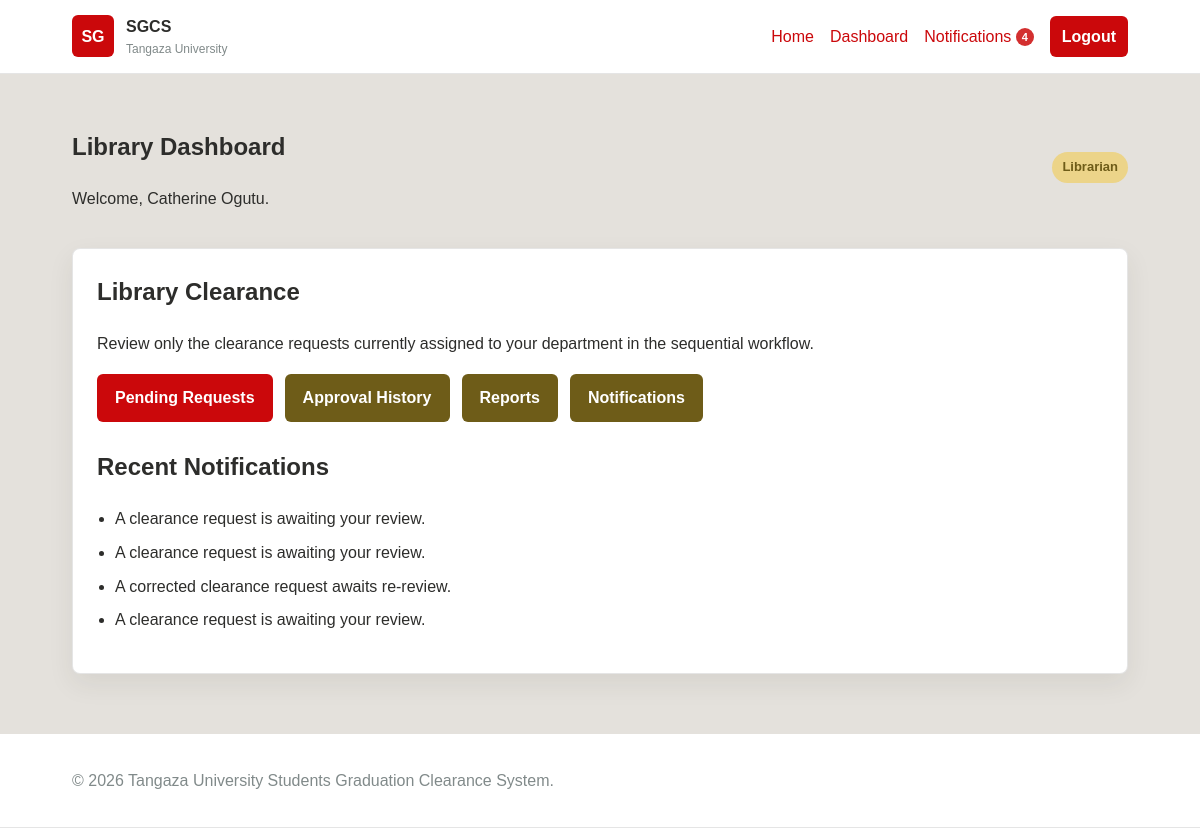
/SGCS/dashboard.php (signed in), run on the app's committed database.
### tables this page shows
CREATE TABLE `departments` (
  `dept_id` int(11) NOT NULL,
  `dept_name` varchar(100) NOT NULL,
  `sequence_no` int(11) NOT NULL,
  `officer_user_id` int(11) DEFAULT NULL
);

CREATE TABLE `notifications` (
  `notif_id` int(11) NOT NULL,
  `recipient_user_id` int(11) NOT NULL,
  `notif_type` varchar(50) NOT NULL,
  `message` text NOT NULL,
  `sent_at` datetime NOT NULL DEFAULT current_timestamp(),
  `is_read` tinyint(1) NOT NULL DEFAULT 0
);

### SGCS/includes/auth.php (called while the page is built, shortened)
<?php
function is_logged_in()
{
    return !empty($_SESSION['user_id']);
}
function current_user()
{
    return [
        'user_id' =>
            $_SESSION['user_id'] ?? null,
        'username' =>
            $_SESSION['username'] ?? '',
        'full_name' =>
            $_SESSION['full_name'] ?? '',
        'role' =>
            $_SESSION['role'] ?? '',
        'linked_id' =>
            $_SESSION['linked_id'] ?? null,
        'school_id' =>
            $_SESSION['school_id'] ?? null,
        'institute_id' =>
            $_SESSION['institute_id'] ?? null,
        'department_id' =>
            $_SESSION['department_id'] ?? null
    ];
}
function role_label($role)
{
    $labels = [
        'student' =>
            'Student',
        'officer' =>
            'Departmental Officer',
        'director' =>
            'Institute Director',
        'librarian' =>
            'Librarian',
        'finance_officer' =>
            'Finance Officer',
        'dean' =>
            'Dean of School',
        'university_store' =>
            'University Store',
        'registrar' =>
            'Academic Registrar',
        'admin' =>
            'System Administrator'
    ];
    return
        $labels[$role]
        ?? ucfirst(
            (string)$role
        );
}
?>

### SGCS/includes/clearance_functions.php (called while the page is built, shortened)
<?php
function get_assigned_department($pdo, $user)
{
    $role = strtolower(
        (string)($user['role'] ?? '')
    );
    $stmt = $pdo->prepare(
        'SELECT d.*
         FROM departments d
         INNER JOIN users u ON u.department_id = d.dept_id
         WHERE u.user_id = ?
         LIMIT 1'
    );
    $stmt->execute([
        (int)$user['user_id']
    ]);
    $department = $stmt->fetch(PDO::FETCH_ASSOC);
    if ($department) {
        return $department;
    }
    $stmt = $pdo->prepare(
        'SELECT *
         FROM departments
         WHERE officer_user_id = ?
         LIMIT 1'
    );
    $stmt->execute([
        (int)$user['user_id']
    ]);
    return $stmt->fetch(PDO::FETCH_ASSOC);
}
function get_notifications(
    $pdo,
    $userId,
    $limit = 5
) {
    $userId = (int)$userId;
    $limit = (int)$limit;
    try {
        $stmt = $pdo->prepare(
            'SELECT *
             FROM notifications
             WHERE recipient_user_id = ?
             ORDER BY sent_at DESC
             LIMIT ' . $limit
        );
        $stmt->execute([$userId]);
        return $stmt->fetchAll(
            PDO::FETCH_ASSOC
        );
    } catch (PDOException $e) {
        error_log(
            'Notification retrieval error: '
            . $e->getMessage()
        );
        return [];
    }
}
?>

### SGCS/dashboards/officer.php (the view, shortened to what this page needs)
<?php
require_once __DIR__ . '/../includes/auth.php';
require_once __DIR__ . '/../includes/clearance_functions.php';
$department = get_assigned_department($pdo, current_user());
$notifications = get_notifications($pdo, $_SESSION['user_id'], 4);
$dashboard_name = $department['dept_name'] ?? 'Department';
$dashboardRole = strtolower(trim((string)($_SESSION['role'] ?? '')));
require_once __DIR__ . '/../includes/header.php';
?>
<section class="dashboard">
    <div class="dashboard-top">
        <div>
            <h1><?php echo $dashboardRole === 'university_store' ? 'Lydia Chepkemoi Langat' : htmlspecialchars($dashboard_name) . ' Dashboard'; ?></h1>
            <p>Welcome, <?php echo $dashboardRole === 'university_store' ? 'Lydia Chepkemoi Langat' : htmlspecialchars($_SESSION['full_name']); ?>.</p>
        </div>
        <span class="badge"><?php echo role_label($_SESSION['role']); ?></span>
    </div>
    <div class="dashboard-box">
        <h2><?php echo htmlspecialchars($dashboard_name); ?> Clearance</h2>
        <p>Review only the clearance requests currently assigned to your department in the sequential workflow.</p>
        <div class="action-row">
            <a class="button" href="<?php echo BASE_URL; ?>officer_requests.php">Pending Requests</a>
            <a class="button secondary" href="<?php echo BASE_URL; ?>officer_history.php">Approval History</a>
            <?php
            $dashboardDeptName = strtolower(trim((string)($dashboard_name ?? '')));
            ?>
            <?php if ($dashboardRole === 'dean'): ?>
                <a class="button secondary" href="<?php echo BASE_URL; ?>reports_dashboard.php">School Reports</a>
            <?php elseif ($dashboardRole === 'librarian' || strpos($dashboardDeptName, 'library') !== false): ?>
                <a class="button secondary" href="<?php echo BASE_URL; ?>reports_dashboard.php">Reports</a>
            <?php elseif ($dashboardRole === 'finance_officer' || strpos($dashboardDeptName, 'finance') !== false): ?>
                <a class="button secondary" href="<?php echo BASE_URL; ?>finance_reports.php">Reports</a>
            <?php elseif ($dashboardRole === 'university_store' || strpos($dashboardDeptName, 'store') !== false): ?>
                <a class="button secondary" href="<?php echo BASE_URL; ?>university_store_reports.php">Reports</a>
            <?php endif; ?>
            <a class="button secondary" href="<?php echo BASE_URL; ?>notifications.php">Notifications</a>
        </div>
        <h2>Recent Notifications</h2>
        <?php if ($notifications): ?>
            <ul class="simple-list">
                <?php foreach ($notifications as $notification): ?>
                    <li><?php echo htmlspecialchars($notification['message']); ?></li>
                <?php endforeach; ?>
            </ul>
        <?php else: ?>
            <p>No notifications yet.</p>
        <?php endif; ?>
    </div>
</section>
<?php require_once __DIR__ . '/../includes/footer.php'; ?>

### SGCS/assets/css/style.css (style rules this page uses)
:root { --orange: #e75703; --red: #cb080b; --soft: #e4e1dc; --dark: #2d2d2b; --gold: #c49607; --pink: #e78086; --olive: #6e5c18; --gray: #818a8a; --light-gold: #ecd489; --white: #ffffff; }
* { box-sizing: border-box; }
body { margin: 0; min-height: 100vh; display: flex; flex-direction: column; font-family: Arial, Helvetica, sans-serif; color: var(--dark); background: var(--soft); line-height: 1.6; }
a { color: var(--red); text-decoration: none; }
.hero-panel, .card, .login-box, .dashboard-box { background: var(--white); border: 1px solid rgba(45, 45, 43, 0.12); border-radius: 8px; box-shadow: 0 10px 26px rgba(45, 45, 43, 0.08); }
.button, button { display: inline-block; border: 0; background: var(--red); color: var(--white); padding: 11px 18px; border-radius: 6px; font-weight: bold; cursor: pointer; }
.button.secondary { background: var(--olive); }
.dashboard { width: min(1100px, 88%); margin: 34px auto 60px; }
.dashboard-top { display: flex; justify-content: space-between; gap: 20px; align-items: center; margin-bottom: 20px; }
.badge { display: inline-block; padding: 5px 10px; background: var(--light-gold); color: var(--olive); border-radius: 999px; font-size: 13px; font-weight: bold; }
.dashboard-box { padding: 24px; }
.dashboard-box h2 { margin-top: 26px; }
.dashboard-box h2:first-child { margin-top: 0; }
.action-row { display: flex; gap: 12px; flex-wrap: wrap; margin: 18px 0 26px; }
.simple-list, .notification-list { padding-left: 18px; }
.simple-list li { margin-bottom: 8px; }
:root { --status-pending-bg: #fff4cf; --status-approved: #278b48; --status-approved-bg: #e9f7ed; --status-rejected-bg: #ffe8e9; }

### data on the page
departments: dept_name "Library"
notifications: message "A clearance request is awaiting your review."
notifications: message "A clearance request is awaiting your review."
notifications: message "A corrected clearance request awaits re-review."
notifications: message "A clearance request is awaiting your review."

### other printed values
APP_SHORT_NAME "SGCS"
$headerUnread "4"
$_SESSION['full_name'] "Catherine Ogutu"
role_label($_SESSION['role']) "Librarian"
